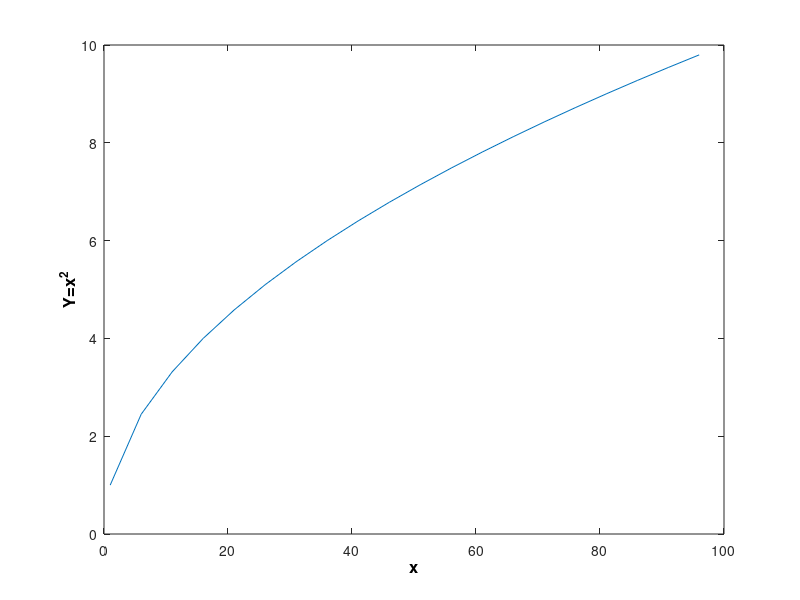
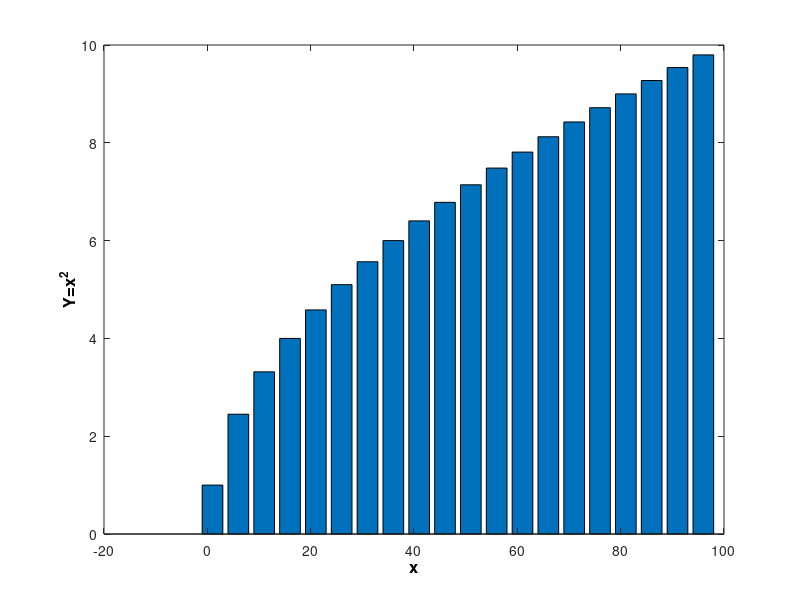

MATLAB code to generate these figures, in order:
x=1:5:100;
y=sqrt(x);
figure('Name','Plot of x vs y')
% creates a plot of x vs y
plot(x,y)
xlabel('x','FontSize',12,'FontWeight','bold','Color','k')
ylabel('Y=x^2','FontSize',12,'FontWeight','bold','Color','k')
figure('Name','Bar Chart')
% creates a bar chart
bar(x,y)
xlabel('x','FontSize',12,'FontWeight','bold','Color','k')
ylabel('Y=x^2','FontSize',12,'FontWeight','bold','Color','k')